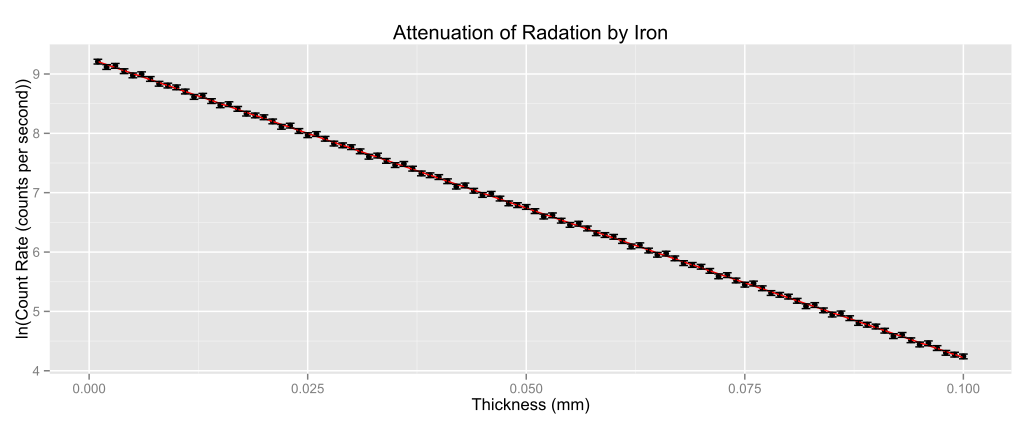

Write R code to recreate this figure.
library(ggplot2)
setwd("/Users/jason/Documents/projects/ODU/PHYS413/LAB-A/")
source("functions.R")
data <- read.table("Radiation Attenuation.txt", header = TRUE, sep = ",")
data$se <- apply(data,1,function(row) row[2]*.04)
data$ymin <- apply(data,1,function(row) log(row[2] - row[3]))
data$ymax <- apply(data,1,function(row) log(row[2] + row[3]))
data$ylog <- apply(data,1,function(row) log(row[2]))
attach(data)
fit  <- lm(ylog~x)
m <- summary(fit)
se <- m$sigma
se <- se + .04
limits <- aes(x = x, ymax = ymax, ymin=ymin)
bars <- geom_errorbar(limits, width=0.001)
#s <- stat_smooth(aes(x=x, y=y), se = TRUE)
#d <- ggplot(data) + geom_point(aes(x=x,y=y)) + scale_y_log10() + ggtitle("Attenuation of Radation by Iron") + xlab("Thickness (mm)") + ylab("Count Rate (counts per second)")
#d <- d + s + bars
#print(d)

a <- ggplotRegression(fit, "Attenuation of Radation by Iron", "Thickness (mm)", "ln(Count Rate (counts per second))", bars)
print(a)
